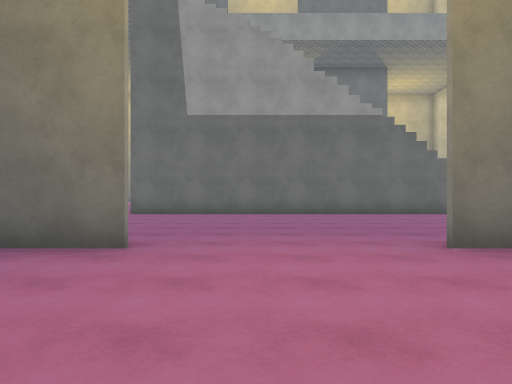
view 1 (above)

20 first-person views from a walk through a scene from a Unity 3-D project. The camera is 1.3 m above the floor, looks level and sees 70° across. The floor is counted in squares, 2 m on a side. Each view is taken from the middle of a square. On the plan, view 1 faces up. The plan holds only what a view shows up to about 11 squares ahead; the rest is blank. The place goes on beyond the plan. The player character is not drawn. Surface patterns are stand-ins for the level's own textures.

view 2
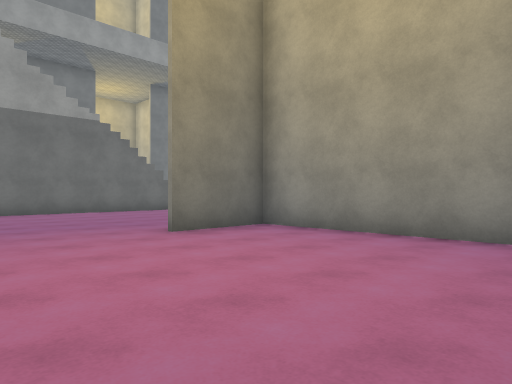

view 3
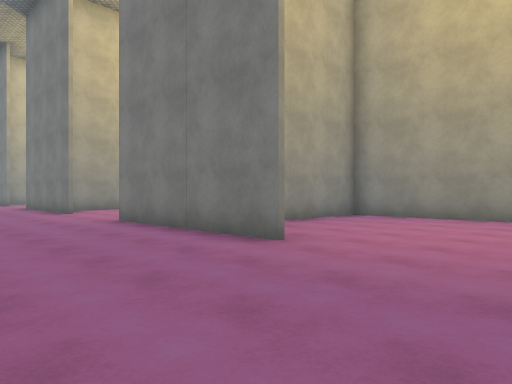

view 4
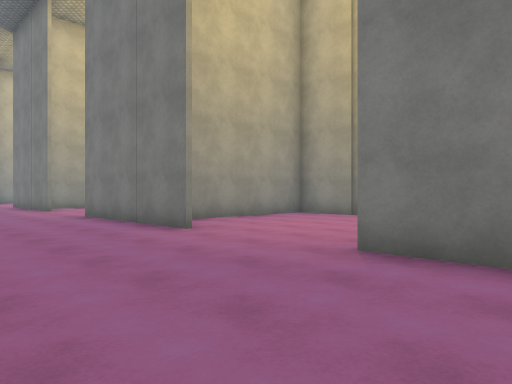

view 5
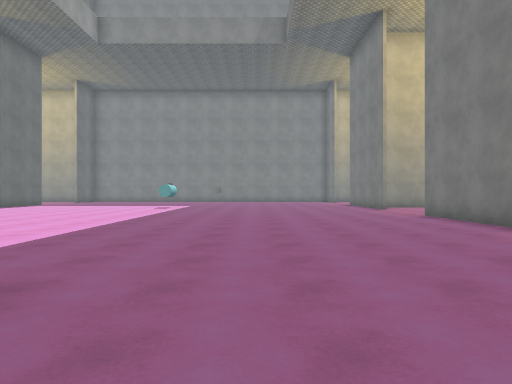

view 6
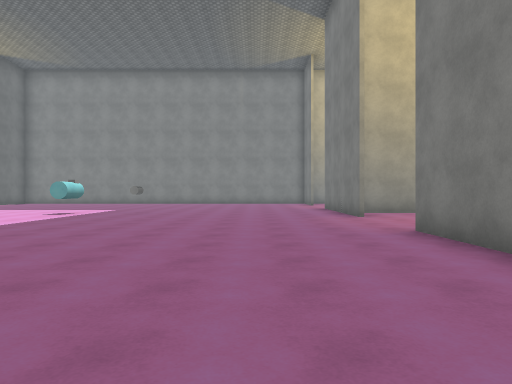

view 7
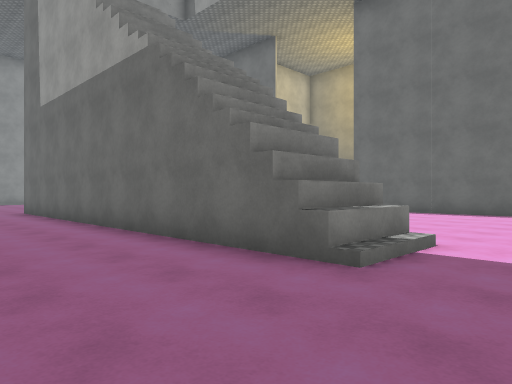

view 8
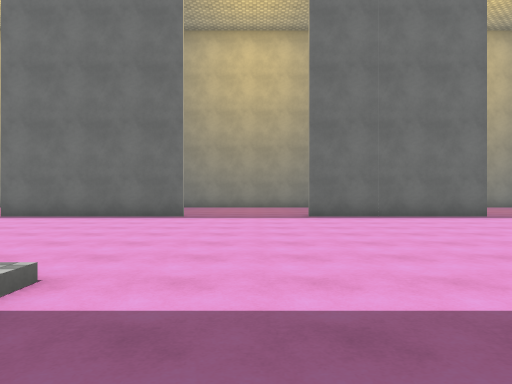

view 9
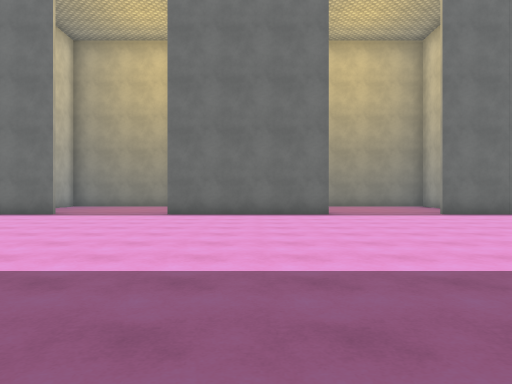

view 10
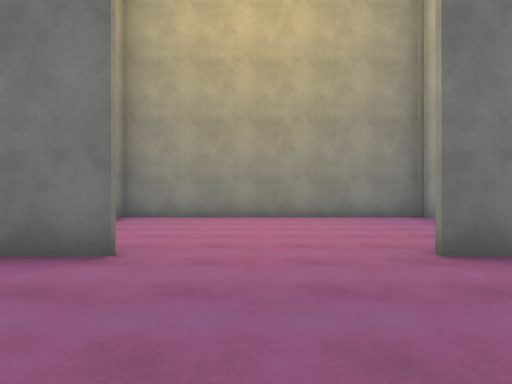

view 11
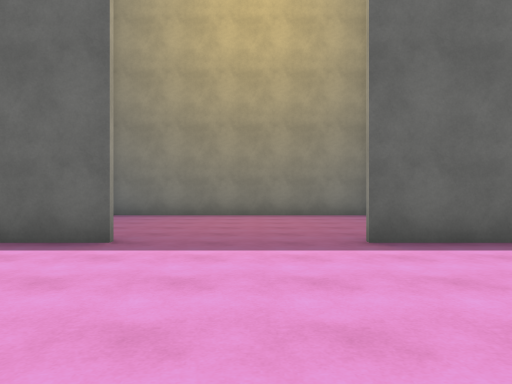

view 12
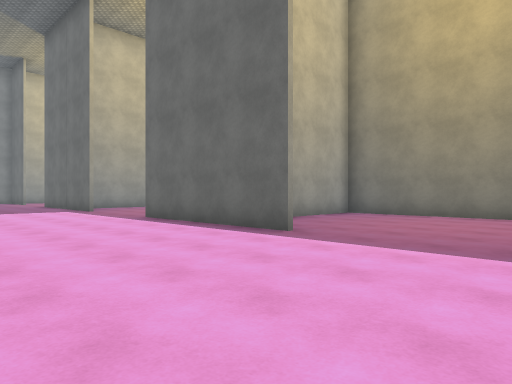

view 13
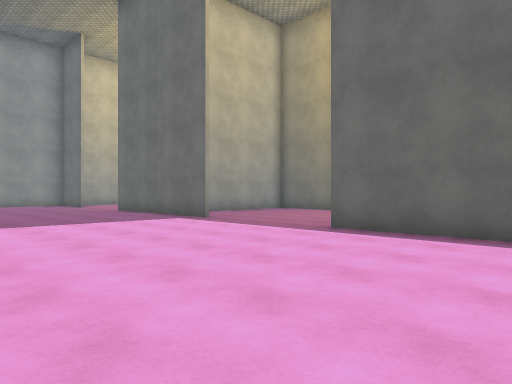

view 14
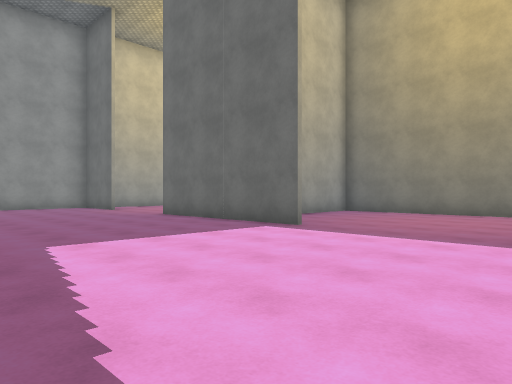

view 15
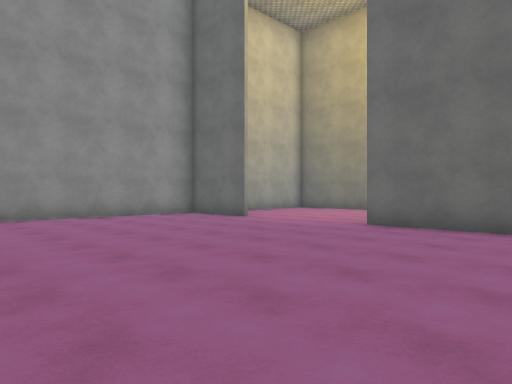

view 16
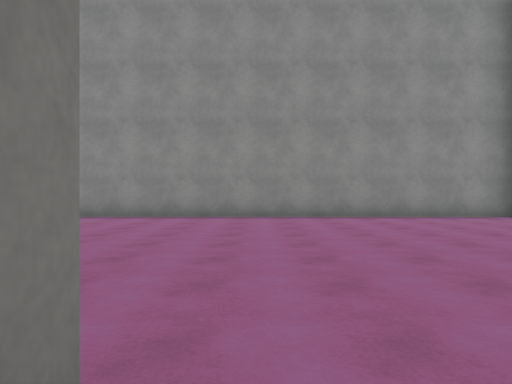

view 17
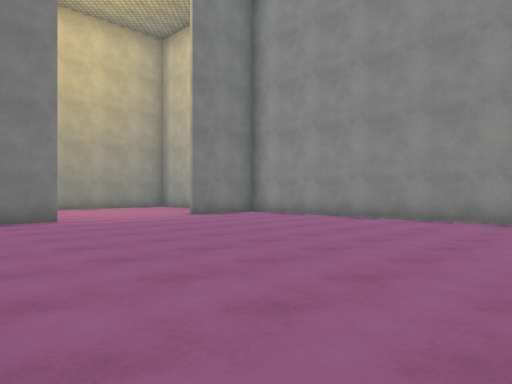

view 18
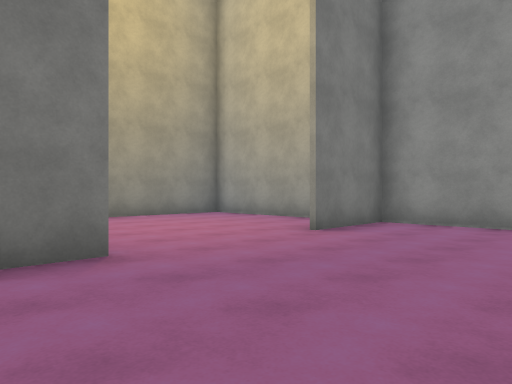

view 19
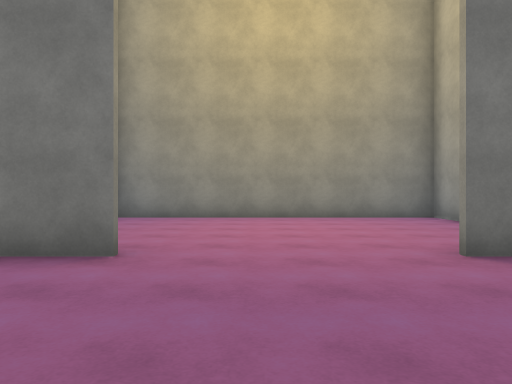

view 20
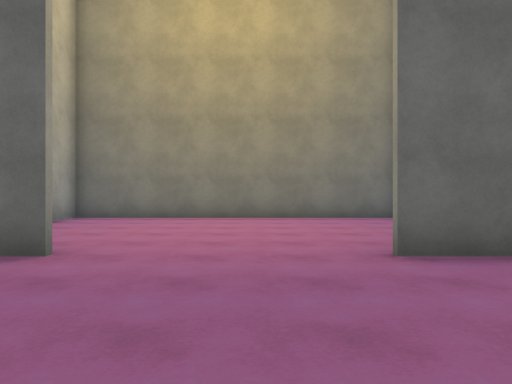

### Floor plan
Points are (right, up) in squares from view 1. A wall is a line through its corners. A room is listed if a view was taken in it or the views show most of it. See-through windows are left out.
Room 1 (views 1, 2, 3, 4, 5, 6, 7, 8, 9, 10, 11, 12, 13, 14, 15, 16, 17, 18, 19, 20)
walls: (6.4, 12.8) (6.4, 10.8); (6.7, 12.8) (6.7, 10.8); (7.4, 10.9) (-3.8, 10.9); (7.1, 19.7) (2.2, 19.7); (-1.5, 19.7) (-6.6, 19.7); (2.2, 4.3) (7.1, 4.3); (-1.5, 4.2) (-3, 4.2); (10.4, 4.3) (15.1, 4.3); (4.9, 24.5) (4.9, 22.4); (1.1, 25.2) (-1.4, 25.2); (15.1, 19.7) (10.4, 19.7); (9.2, 25.2) (5.6, 25.2); (-6.6, 4.3) (-5.4, 4.3); (0.6, -1.4) (4.4, -1.4) (4.4, 4.2) (2.2, 4.2); (-4.5, 25.2) (-12.6, 25.2) (-12.6, 24.1); (-10, 19.7) (-11.9, 19.7); (10.2, -1.4) (11.4, -1.4); (12.3, -0.4) (12.3, 3); (12.8, -0.6) (12.8, -1.4) (20.4, -1.4) (20.4, -0.9); (18.4, 4.3) (20, 4.3); (20.5, 19.7) (18.4, 19.7); (-12.6, 19.8) (-12.6, 4.3) (-10, 4.3); (-12.6, 2.4) (-12.6, -1.4) (-4.4, -1.4); (20.1, 25.2) (13, 25.2)
low walls: (7.1, 12.8) (7.1, 10.8); (7.4, 12.5) (7.4, 10.9)
objects: other object (20, 12)

Where each view was taken, in squares from view 1:
view 1: 0 up, 0 right, facing up
view 2: 1 down, 1 left, facing up-right
view 3: 8 up, 1 left, facing down-right
view 4: 8 up, 5 right, facing down-right
view 5: 9 up, 5 right, facing right
view 6: 7 up, 9 right, facing right
view 7: 8 up, 9 right, facing up-left
view 8: 10 up, 9 right, facing up
view 9: 9 up, 13 right, facing up
view 10: 8 up, 17 right, facing down
view 11: 15 up, 17 right, facing up
view 12: 15 up, 11 right, facing up-left
view 13: 14 up, 6 right, facing up-left
view 14: 14 up, 3 right, facing up-left
view 15: 13 up, 3 left, facing up-left
view 16: 13 up, 3 left, facing left
view 17: 13 up, 4 left, facing down-left
view 18: 8 up, 5 left, facing down-left
view 19: 8 up, 8 left, facing down
view 20: 16 up, 8 left, facing up
